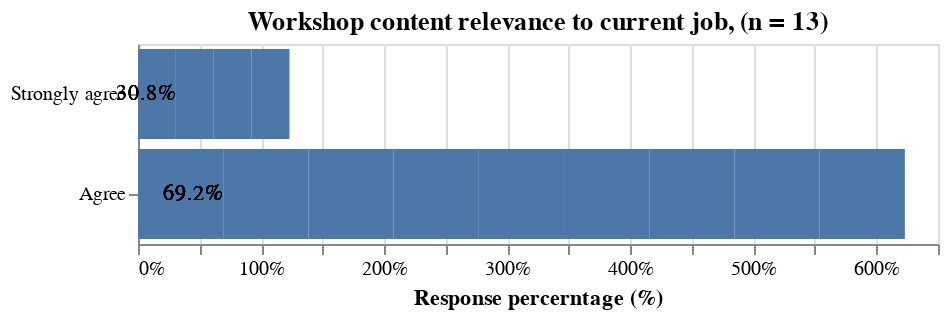

The code cell stored with this chart in its notebook:
### Code cell
bar = alt.Chart(post_df, title="Workshop content relevance to current job, (n = 13)"
               ).transform_joinaggregate(
    total='count()',
    groupby=['workshop_relevance']
).transform_calculate(
    percent=alt.datum.total/13
).mark_bar().encode(
    x= alt.X('percent:Q', title = "Response percerntage (%)", axis=alt.Axis(format='%')),
    y=alt.Y('workshop_relevance', sort='x', title="")
    ).properties(
    width=400,
    height=100
    )

text = alt.Chart(post_df, title="Workshop content relevance to current job, (n = 13)"
               ).transform_joinaggregate(
    total='count()',
    groupby=['workshop_relevance']
).transform_calculate(
    percent=alt.datum.total/13
).mark_text(
        align='right',
    ).encode(
        y = alt.Y('workshop_relevance', sort = 'x'),
        x = alt.X('percent:Q'),
        text=alt.Text('percent:Q',format='.1%')
).properties(
    width=400,
    height=100
    )

q3_plot = alt.layer(bar, text, data=post_df)

# Show the plot|
q3_plot

### Figure 1 — Vega-Lite specification as saved in the notebook (floating-point values rounded to 4 significant figures)
{"config": {"view": {"continuousWidth": 400, "continuousHeight": 300}}, "layer": [{"mark": "bar", "encoding": {"x": {"axis": {"format": "%"}, "field": "percent", "title": "Response percerntage (%)", "type": "quantitative"}, "y": {"field": "workshop_relevance", "sort": "x", "title": "", "type": "nominal"}}, "height": 100, "title": "Workshop content relevance to current job, (n = 13)", "transform": [{"joinaggregate": [{"op": "count", "as": "total"}], "groupby": ["workshop_relevance"]}, {"calculate": "(datum.total / 13)", "as": "percent"}], "width": 400}, {"mark": {"type": "text", "align": "right"}, "encoding": {"text": {"field": "percent", "format": ".1%", "type": "quantitative"}, "x": {"field": "percent", "type": "quantitative"}, "y": {"field": "workshop_relevance", "sort": "x", "type": "nominal"}}, "height": 100, "title": "Workshop content relevance to current job, (n = 13)", "transform": [{"joinaggregate": [{"op": "count", "as": "total"}], "groupby": ["workshop_relevance"]}, {"calculate": "(datum.total / 13)", "as": "percent"}], "width": 400}], "data": {"name": "data-161bba1cbac5b9da8c94ec270e9a8bdc"}, "$schema": "https://vega.github.io/schema/vega-lite/v4.17.0.json", "datasets": {"data-161bba1cbac5b9da8c94ec270e9a8bdc": [{"ID": 1, "Start time": "4-28-22 11:02:00", "Completion time": "4-28-22 11:04:46", "Email": "anonymous", "Name": null, "workshop_interest": "Agree", "workshop_LOU": "Agree", "workshop_relevance": "Agree", "workshop_org": "Agree", "prac_q": "Agree", "future_relevance": "Agree", "content_volume": "Just right", "improvements_content": null, "comments_content": null, "training_period": "Four weeks:  one session per week for four weeks. ;", "training_hours": "Morning\n", "future_topics": "Business writing & leadership ", "facilitator_preparedness": "Agree", "facilitator_q_a": "Agree", "facilitator_experience": "Agree", "facilitator_subject_knowledge": "Agree", "attention": "Agree", "content_pace": "Just right", "facilitator_Comments": null, "slack_recommendations": "It was fine / good ", "subscription": "Yes, I will subscribe via PMV's website to receive Mailchimp messages;", "general_comments": "Thank you and it was a pleasure knowing you all since last few weeks ", "PD_preferred_time": "Weekdays (Monday to Friday)\n"}, {"ID": 2, "Start time": "4-28-22 11:01:44", "Completion time": "4-28-22 11:05:26", "Email": "anonymous", "Name": null, "workshop_interest": "Strongly agree", "workshop_LOU": "Strongly agree", "workshop_relevance": "Agree", "workshop_org": "Strongly agree", "prac_q": "Agree", "future_relevance": "Strongly agree", "content_volume": "Just right", "improvements_content": "Maybe some fun graphics", "comments_content": "Great presenters that made sure you  understood", "training_period": "Four weeks:  one session per week for four weeks. ;", "training_hours": "Morning\n", "future_topics": "Project planning, workforce planning event planning", "facilitator_preparedness": "Strongly Agree", "facilitator_q_a": "Strongly Agree", "facilitator_experience": "Strongly Agree", "facilitator_subject_knowledge": "Strongly Agree", "attention": "Strongly Agree", "content_pace": "Just right", "facilitator_Comments": "Awesome!", "slack_recommendations": "I honestly did use Slack I used the chat and tools in Zoom", "subscription": "Maybe, I will think about it;", "general_comments": null, "PD_preferred_time": "Weekdays (Monday to Friday)\n"}, {"ID": 3, "Start time": "4-28-22 11:01:41", "Completion time": "4-28-22 11:07:05", "Email": "anonymous", "Name": null, "workshop_interest": "Agree", "workshop_LOU": "Agree", "workshop_relevance": "Agree", "workshop_org": "Agree", "prac_q": "Agree", "future_relevance": "Agree", "content_volume": "Just right", "improvements_content": "I don;t have any reccomendations", "comments_content": null, "training_period": "Two weeks:  two sessions per week for two weeks.\n;", "training_hours": "Afternoon", "future_topics": "change management and project risk management ", "facilitator_preparedness": "Agree", "facilitator_q_a": "Agree", "facilitator_experience": "Agree", "facilitator_subject_knowledge": "Agree", "attention": "Agree", "content_pace": "Just right", "facilitator_Comments": "nothing :) ", "slack_recommendations": "I didn't use slack a lot because our organization used Microsoft teams already which has some similarities. ", "subscription": "Maybe, I will think about it;Yes, I will subscribe via PMV's website to receive Mailchimp messages;", "general_comments": null, "PD_preferred_time": "Weekdays (Monday to Friday)\n"}, {"ID": 4, "Start time": "4-28-22 11:01:46", "Completion time": "4-28-22 11:07:08", "Email": "anonymous", "Name": null, "workshop_interest": "Agree", "workshop_LOU": "Agree", "workshop_relevance": "Agree", "workshop_org": "Neutral", "prac_q": "Agree", "future_relevance": "Agree", "content_volume": "Just right", "improvements_content": "it seems like most of the workshop participants work for larger organizations - not sure if that is the case - but I had a bit of a hard time applying some of the ideas to my workplace - there are only 2 part time employees here. But I will definitely take away the broader ideas and try to apply them.", "comments_content": "can't think of anything right now", "training_period": "Four weeks:  one session per week for four weeks. ;", "training_hours": "Morning\n", "future_topics": "finding Science (research and education) based grant opportunities in Canada", "facilitator_preparedness": "Strongly Agree", "facilitator_q_a": "Strongly Agree", "facilitator_experience": "Strongly Agree", "facilitator_subject_knowledge": "Strongly Agree", "attention": "Strongly Agree", "content_pace": "Just right", "facilitator_Comments": "can't think of anything right now", "slack_recommendations": "I didn't have time to explore slack", "subscription": "No, not at this time;", "general_comments": "thanks again!", "PD_preferred_time": "Weekdays (Monday to Friday)\n"}, {"ID": 5, "Start time": "4-28-22 11:02:10", "Completion time": "4-28-22 11:10:02", "Email": "anonymous", "Name": null, "workshop_interest": "Strongly agree", "workshop_LOU": "Agree", "workshop_relevance": "Agree", "workshop_org": "Strongly agree", "prac_q": "Agree", "future_relevance": "Strongly agree", "content_volume": "Just right", "improvements_content": "None at this time...", "comments_content": "I would recommend this workshop and your team to others...", "training_period": "Four weeks:  one session per week for four weeks. ;", "training_hours": "Morning\n", "future_topics": "The importance of setting-up and maintaining the information necessary to do a \"Return on Investment\" analysis so that it can be easily utilized at/near the end of a project.", "facilitator_preparedness": "Strongly Agree", "facilitator_q_a": "Strongly Agree", "facilitator_experience": "Strongly Agree", "facilitator_subject_knowledge": "Strongly Agree", "attention": "Strongly Agree", "content_pace": "Just right", "facilitator_Comments": "I enjoyed the sense of camaraderie that was created in the workshop...we are all in this together.", "slack_recommendations": "I did not like and have never used SLACK plus did not have the time to explore its effectiveness.  ", "subscription": "Maybe, I will think about it;", "general_comments": "I enjoyed the sense of camaraderie that was created in the workshop...we are all in this together.", "PD_preferred_time": "Weekdays (Monday to Friday)\n"}, {"ID": 6, "Start time": "4-28-22 11:02:22", "Completion time": "4-28-22 11:10:11", "Email": "anonymous", "Name": null, "workshop_interest": "Strongly agree", "workshop_LOU": "Strongly agree", "workshop_relevance": "Strongly agree", "workshop_org": "Strongly agree", "prac_q": "Strongly agree", "future_relevance": "Strongly agree", "content_volume": "Just right", "improvements_content": "Hands on using Project Management Software", "comments_content": "Everything is simple and very easy to understand", "training_period": "One Week:Ê four sessions over one week.;", "training_hours": "Morning\n", "future_topics": "Agile Project Management, Jira tool Implementation, Change and Risk Management", "facilitator_preparedness": "Strongly Agree", "facilitator_q_a": "Strongly Agree", "facilitator_experience": "Strongly Agree", "facilitator_subject_knowledge": "Strongly Agree", "attention": "Strongly Agree", "content_pace": "Just right", "facilitator_Comments": "Everyone is well trained", "slack_recommendations": "Any tool like Miro would be more useful", "subscription": "Yes, I will subscribe via PMV's website to receive Mailchimp messages;", "general_comments": "Yes I give my consent", "PD_preferred_time": "Weekdays (Monday to Friday)\n"}, {"ID": 7, "Start time": "4-28-22 11:01:41", "Completion time": "4-28-22 11:10:35", "Email": "anonymous", "Name": null, "workshop_interest": "Agree", "workshop_LOU": "Strongly agree", "workshop_relevance": "Strongly agree", "workshop_org": "Agree", "prac_q": "Agree", "future_relevance": "Strongly agree", "content_volume": "Just right", "improvements_content": "I noticed that the slides that were provided were not exactly what David was presenting, new info was added after. It would be nice to have the updated slides to follow on, for those who make notes. ", "comments_content": "offer a refresher course for those who have taken it in the past. ", "training_period": "Four weeks:  one session per week for four weeks. ;One Week:Ê four sessions over one week.;Two weeks:  two sessions per week for two weeks.\n;all would work, I liked weekly;", "training_hours": "morning or afternoon are good ", "future_topics": "more indepth info on all the topics please!!! ", "facilitator_preparedness": "Agree", "facilitator_q_a": "Agree", "facilitator_experience": "Agree", "facilitator_subject_knowledge": "Agree", "attention": "Agree", "content_pace": "Just right", "facilitator_Comments": "Nice, open and very easy going! ", "slack_recommendations": "formulating small groups on the different headings being discussed and share info or experiences in those chats, between the actual class time", "subscription": "Yes, I will subscribe via PMV's website to receive Mailchimp messages;", "general_comments": null, "PD_preferred_time": "Tues/ Wed or Thurs "}, {"ID": 8, "Start time": "4-28-22 11:01:45", "Completion time": "4-28-22 11:10:51", "Email": "anonymous", "Name": null, "workshop_interest": "Agree", "workshop_LOU": "Strongly agree", "workshop_relevance": "Agree", "workshop_org": "Strongly agree", "prac_q": "Neutral", "future_relevance": "Agree", "content_volume": "Just right", "improvements_content": "Could be helpful to create documentation (Project Charter, WBS, Gantt Chart etc.) based on a sample project, either in break out rooms or together in the larger group.", "comments_content": null, "training_period": "Four weeks:  one session per week for four weeks. ;", "training_hours": "Morning\n", "future_topics": null, "facilitator_preparedness": "Agree", "facilitator_q_a": "Agree", "facilitator_experience": "Agree", "facilitator_subject_knowledge": "Agree", "attention": "Agree", "content_pace": "Just right", "facilitator_Comments": null, "slack_recommendations": null, "subscription": "Maybe, I will think about it;", "general_comments": null, "PD_preferred_time": "Weekdays (Monday to Friday)\n"}, {"ID": 9, "Start time": "4-28-22 11:02:44", "Completion time": "4-28-22 11:12:09", "Email": "anonymous", "Name": null, "workshop_interest": "Strongly agree", "workshop_LOU": "Strongly agree", "workshop_relevance": "Agree", "workshop_org": "Strongly agree", "prac_q": "Neutral", "future_relevance": "Strongly agree", "content_volume": "Just right", "improvements_content": "not sure if the workshop materials can be sent via Zoom - only need to log into Zoom to access the workshop and materials instead of via Slack + Zoom", "comments_content": "Nil", "training_period": "Two weeks:  two sessions per week for two weeks.\n;", "training_hours": "Evening", "future_topics": "How to prepare budget for program that consists:\n1. budget for individual event or activity \n2. budget for administrative costs\n3. budget for sub-contractor costs\n4. others", "facilitator_preparedness": "Strongly Agree", "facilitator_q_a": "Strongly Agree", "facilitator_experience": "Agree", "facilitator_subject_knowledge": "Strongly Agree", "attention": "Agree", "content_pace": "Just right", "facilitator_Comments": "Nil", "slack_recommendations": "Nil", "subscription": "No, I am already subscribed and receiving messages;", "general_comments": null, "PD_preferred_time": "Option for BOTH weekdays and weekends"}, {"ID": 10, "Start time": "4-28-22 11:02:25", "Completion time": "4-28-22 11:13:04", "Email": "anonymous", "Name": null, "workshop_interest": "Agree", "workshop_LOU": "Strongly agree", "workshop_relevance": "Strongly agree", "workshop_org": "Strongly agree", "prac_q": "Agree", "future_relevance": "Strongly agree", "content_volume": "Just right", "improvements_content": "Would be great to have the chance to mock plan an event from beginning to end? ", "comments_content": "The content was useful, it was great to get all the templates that we can use for our next project. \n", "training_period": "Two weeks:  two sessions per week for two weeks.\n;", "training_hours": "Morning\n", "future_topics": "It would be great to get more in depth on all above listed topics. Change management would be a great option for me as my organization keeps growing and developing.", "facilitator_preparedness": "Agree", "facilitator_q_a": "Agree", "facilitator_experience": "Strongly Agree", "facilitator_subject_knowledge": "Strongly Agree", "attention": "Agree", "content_pace": "Just right", "facilitator_Comments": "Facilitators were very knowledgeable and great at answering questions.", "slack_recommendations": null, "subscription": "No, not at this time;", "general_comments": null, "PD_preferred_time": "Weekdays (Monday to Friday)\n"}, {"ID": 11, "Start time": "4-28-22 11:02:39", "Completion time": "4-28-22 11:13:23", "Email": "anonymous", "Name": null, "workshop_interest": "Strongly agree", "workshop_LOU": "Strongly agree", "workshop_relevance": "Strongly agree", "workshop_org": "Strongly agree", "prac_q": "Strongly agree", "future_relevance": "Strongly agree", "content_volume": "Just right", "improvements_content": "More break out sessions probably.", "comments_content": null, "training_period": "Four weeks:  one session per week for four weeks. ;", "training_hours": "12 noon - 1PM", "future_topics": "Project Communication planning.", "facilitator_preparedness": "Strongly Agree", "facilitator_q_a": "Strongly Agree", "facilitator_experience": "Strongly Agree", "facilitator_subject_knowledge": "Strongly Agree", "attention": "Strongly Agree", "content_pace": "Just right", "facilitator_Comments": null, "slack_recommendations": null, "subscription": "No, I am already subscribed and receiving messages;", "general_comments": "Toye - I really enjoyed participating in this workshop. I was able to get a different perspective on project management use in the non-profit sector. The facilitators were well prepared and engaging during the sessions too. I recommend it for sure.", "PD_preferred_time": "Saturday and/or Sunday"}, {"ID": 12, "Start time": "4-28-22 11:02:20", "Completion time": "4-28-22 11:15:57", "Email": "anonymous", "Name": null, "workshop_interest": "Agree", "workshop_LOU": "Agree", "workshop_relevance": "Agree", "workshop_org": "Agree", "prac_q": "Neutral", "future_relevance": "Agree", "content_volume": "Just right", "improvements_content": "I think the examples on the curse were fine, nevertheless I think creating one project together could work to explain and exemplify all of the content. \nI mean filling all the templates, and have a discussion or dynamic activities to do them, maybe not just breakout rooms.  ", "comments_content": "I think it is good, I di not have any trouble having it online. ", "training_period": "Four weeks:  one session per week for four weeks. ;", "training_hours": "Morning\n", "future_topics": "Why this Non-Profits workshop is different to a regular PM workshop? I am not sure I see the difference, maybe in the curse you could explain how is different or what could be done in one and not in the regular or vice versa.\nMore depth using different pm tools, the material is great, but maybe could be good to have other options like ms project, project libre or others. ", "facilitator_preparedness": "Strongly Agree", "facilitator_q_a": "Strongly Agree", "facilitator_experience": "Agree", "facilitator_subject_knowledge": "Agree", "attention": "Agree", "content_pace": "Just right", "facilitator_Comments": "They were great, they did not pressure the attendees to talk much or to have to answer any particular question.", "slack_recommendations": "Maybe do an exercise at the beginning involving slack so everyone get used to use it, I know there is the presentations but I mean something more into the workshop itself. \n", "subscription": "Maybe, I will think about it;", "general_comments": "The workshop was very interesting and useful, although I had some experience in project manager I learned new things and tips, besides I think I will be using the material that PMV gave me during this workshop for many of my projects. Finally, I would like to say that the facilitators were very nice and I can see they have more than enough experience and are knowledgeable in this regards.  \nThank you PMV!  ", "PD_preferred_time": "Weekdays (Monday to Friday)\n"}, {"ID": 13, "Start time": "4-28-22 11:10:00", "Completion time": "4-28-22 11:17:32", "Email": "anonymous", "Name": null, "workshop_interest": "Neutral", "workshop_LOU": "Neutral", "workshop_relevance": "Agree", "workshop_org": "Agree", "prac_q": "Agree", "future_relevance": "Neutral", "content_volume": "Too little information", "improvements_content": "Hard to stay focused.", "comments_content": null, "training_period": "One Week:Ê four sessions over one week.;", "training_hours": "Morning\n", "future_topics": "More tips and success stories on projects. Like an analysis of a past project?", "facilitator_preparedness": "Agree", "facilitator_q_a": "Neutral", "facilitator_experience": "Agree", "facilitator_subject_knowledge": "Agree", "attention": "Disagree", "content_pace": "Just right", "facilitator_Comments": "Thank you.", "slack_recommendations": "More interactions on there between participants.", "subscription": "No, not at this time;Maybe, I will think about it;", "general_comments": null, "PD_preferred_time": "Option for BOTH weekdays and weekends"}]}}
